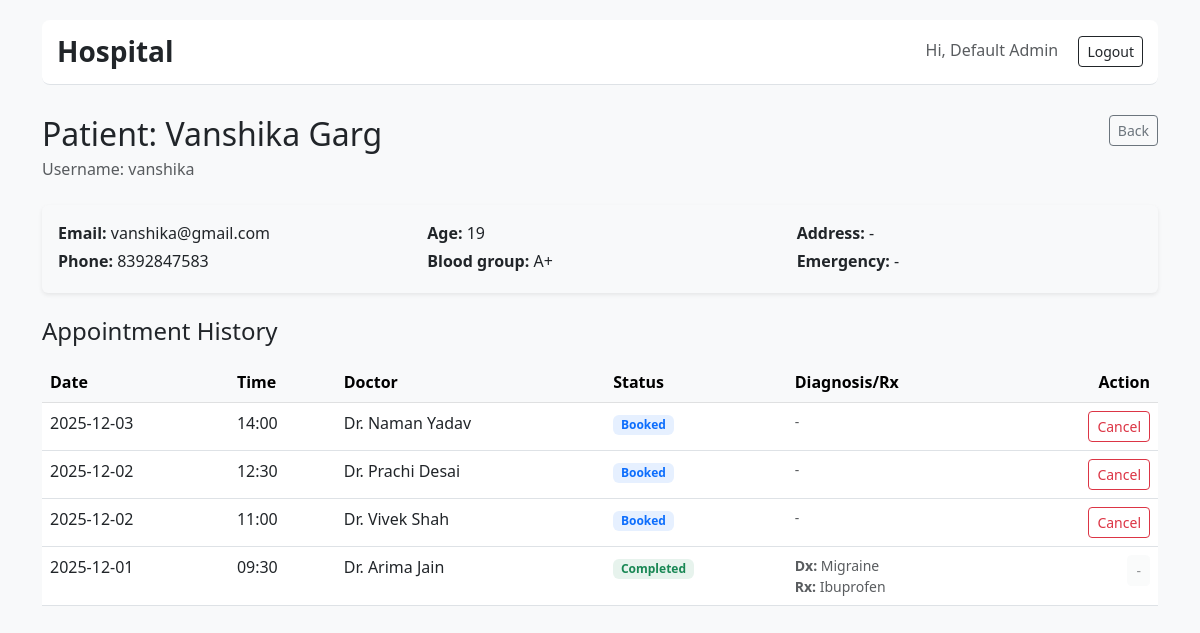
Before: /admin/patients/1 (signed in) with the older database file.
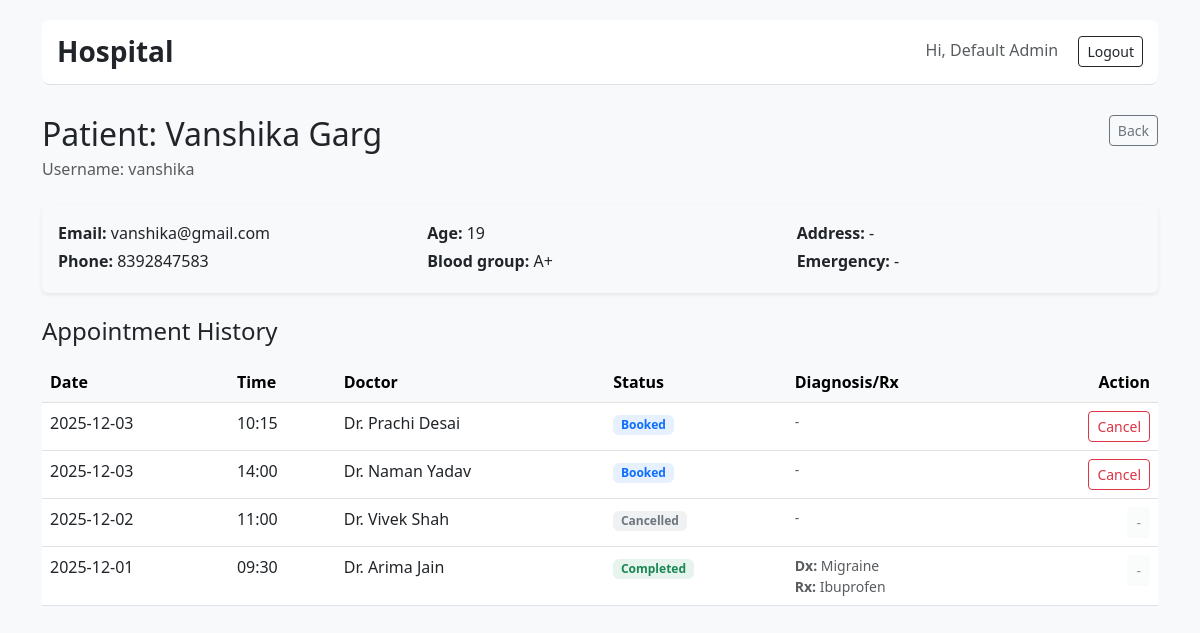
After: the same page with the newer database file.
### tables this page shows
CREATE TABLE appointments (
      id INTEGER PRIMARY KEY AUTOINCREMENT,
      patient_id INTEGER NOT NULL,
      doctor_id INTEGER NOT NULL,
      date TEXT NOT NULL,
      time TEXT NOT NULL,
      end_time TEXT,
      status TEXT NOT NULL DEFAULT 'Booked' CHECK(status IN ('Booked','Completed','Cancelled')),
      created_at TEXT NOT NULL,
      FOREIGN KEY(patient_id) REFERENCES patients(id),
      FOREIGN KEY(doctor_id) REFERENCES doctors(id)
    );

CREATE TABLE users (
      id INTEGER PRIMARY KEY AUTOINCREMENT,
      username TEXT UNIQUE NOT NULL,
      password_hash TEXT NOT NULL,
      role TEXT NOT NULL CHECK(role IN ('admin','doctor','patient')),
      full_name TEXT, email TEXT, phone TEXT, is_active INTEGER DEFAULT 1
    );

CREATE TABLE treatments (
      id INTEGER PRIMARY KEY AUTOINCREMENT,
      appointment_id INTEGER UNIQUE NOT NULL,
      diagnosis TEXT, prescription TEXT, notes TEXT,
      FOREIGN KEY(appointment_id) REFERENCES appointments(id)
    );

### app.py (the view)
@app.route("/admin/patients/<int:patient_id>")
@login_required(role="admin")
def admin_view_patient(patient_id):
    db = get_db()
    patient = db.execute("SELECT p.id, u.full_name, u.username, u.email, u.phone, p.address, p.blood_group, p.emergency_contact, p.age FROM patients p JOIN users u ON p.user_id=u.id WHERE p.id=?", (patient_id,)).fetchone()
    appointments = db.execute("SELECT a.id, a.date, a.time, a.status, d.id as doctor_id, u.full_name as doctor_name, t.diagnosis, t.prescription FROM appointments a JOIN doctors d ON a.doctor_id=d.id JOIN users u ON d.user_id=u.id LEFT JOIN treatments t ON t.appointment_id=a.id WHERE a.patient_id=? ORDER BY a.date DESC", (patient_id,)).fetchall()
    return render_template("admin_view_patient.html", patient=patient, appointments=appointments)

### app.py (called while the page is built)
def get_db():
    if "db" not in g:
        g.db = sqlite3.connect(DB_PATH, detect_types=sqlite3.PARSE_DECLTYPES)
        g.db.row_factory = sqlite3.Row
    return g.db

def login_required(role=None):
    from functools import wraps
    def decorator(f):
        @wraps(f)
        def wrapped(*args, **kwargs):
            if "user_id" not in session: return redirect(url_for("login"))
            if role and session.get("role") != role:
                flash("Access denied.", "danger")
                return redirect(url_for("login"))
            return f(*args, **kwargs)
        return wrapped
    return decorator

### templates/admin_view_patient.html
{% extends "base.html" %}
{% block content %}
<div class="d-flex justify-content-between align-items-start mb-4">
  <div>
    <h2 class="mb-1">Patient: {{ patient.full_name }}</h2>
    <p class="text-muted mb-0">Username: {{ patient.username }}</p>
  </div>
  <a href="{{ url_for('admin_list_patients') }}" class="btn btn-outline-secondary btn-sm">Back</a>
</div>
<div class="card mb-4 border-0 shadow-sm bg-light">
  <div class="card-body">
    <div class="row">
      <div class="col-md-4">
        <p class="mb-1"><strong>Email:</strong> {{ patient.email }}</p>
        <p class="mb-1"><strong>Phone:</strong> {{ patient.phone }}</p>
      </div>
      <div class="col-md-4">
        <p class="mb-1"><strong>Age:</strong> {{ patient.age or '-' }}</p>
        <p class="mb-1"><strong>Blood group:</strong> {{ patient.blood_group or '-' }}</p>
      </div>
      <div class="col-md-4">
        <p class="mb-1"><strong>Address:</strong> {{ patient.address or '-' }}</p>
        <p class="mb-1"><strong>Emergency:</strong> {{ patient.emergency_contact or '-' }}</p>
      </div>
    </div>
  </div>
</div>
<h4 class="mb-3">Appointment History</h4>
<div class="card border-0 shadow-none">
  <table class="table table-hover mb-0">
    <thead class="table-light">
      <tr>
        <th>Date</th>
        <th>Time</th>
        <th>Doctor</th>
        <th>Status</th>
        <th>Diagnosis/Rx</th>
        <th class="text-end">Action</th>
      </tr>
    </thead>
    <tbody>
      {% for a in appointments %}
        <tr>
          <td>{{ a.date }}</td>
          <td>{{ a.time }}</td>
          <td>{{ a.doctor_name }}</td>
          <td>
             {% if a.status == 'Booked' %}
               <span class="badge bg-primary bg-opacity-10 text-primary">Booked</span>
             {% elif a.status == 'Completed' %}
               <span class="badge bg-success bg-opacity-10 text-success">Completed</span>
             {% else %}
               <span class="badge bg-secondary bg-opacity-10 text-secondary">Cancelled</span>
             {% endif %}
          </td>
          <td class="small text-muted">
             {% if a.diagnosis or a.prescription %}
               <div><strong>Dx:</strong> {{ a.diagnosis }}</div>
               <div><strong>Rx:</strong> {{ a.prescription }}</div>
             {% else %}
               -
             {% endif %}
          </td>
          <td class="text-end">
             {% if a.status == 'Booked' %}
               <form method="post" action="{{ url_for('admin_cancel_appointment', appointment_id=a.id) }}" onsubmit="return confirm('Are you sure you want to cancel this appointment?');">
                 <button class="btn btn-sm btn-outline-danger">Cancel</button>
               </form>
             {% else %}
               <button class="btn btn-sm btn-light text-muted" disabled>-</button>
             {% endif %}
          </td>
        </tr>
      {% else %}
        <tr><td colspan="6" class="text-center text-muted py-4">No records found.</td></tr>
      {% endfor %}
    </tbody>
  </table>
</div>
{% endblock %}

Changed rows visible on the page:
changed appointments "Dr. Prachi Desai": date "2025-12-02" → "2025-12-03"; time "12:30" → "10:15"; moves up the list
changed appointments "Dr. Vivek Shah": status "Booked Cancel" → "Cancelled -"
